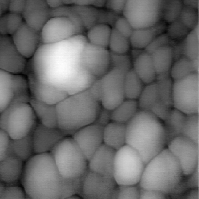
%> input picture RRY025/afmsurf.tif, 199 x 199 px
$ octave --eval "cosshow(imread('afmsurf.tif'));"   (GNU Octave 9; MATLAB toolbox functions it lacks are replaced by stand-ins)
%> lines starting %> are read from the running program, lines starting %| are printed output that depends on the picture
function cosshow(input);
%
% John Conway, ERR041
%
% Compresses a transform by a factor 'fact'
% using the cosine transform and keeping  the top left corner of
% input image  zeroing the rest.
%
figure(1)
subplot(2,2,1)
imshow(input, [])
title('Input Image')
zoom
%
din = dct2(input);
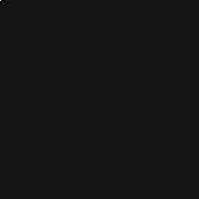
%> din: size 199x199 double; min -1860.5, max 20547.9, mean 0.4; drawn with min black and max white
ldin = log(10 + din);
%
subplot(2,2,2)
imshow(ldin, [])
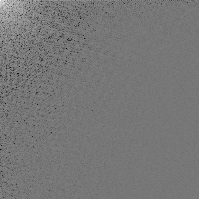
%> displayed picture: size 199x199, on the screen's scale of 0 to 255; min 0, max 255, mean 119
zoom
title('Log of DCT')
drawnow;
%
fin = fft2(input);
lrfin = log(10 + abs(real(fin)));
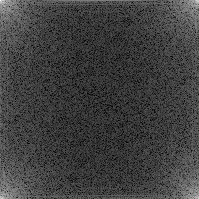
%> lrfin: size 199x199 double; min 2.31, max 15.22, mean 5.57; drawn with min black and max white
subplot(2,2,3)
imshow(lrfin, [])
title('Log of Real Part of DFT')
subplot(2,2,4)
lifin = log(10 + abs(imag(fin)));
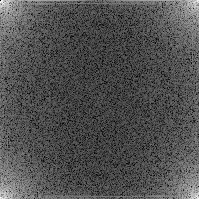
%> lifin: size 199x199 double; min 2.3, max 12.58, mean 5.57; drawn with min black and max white
imshow(lrfin, [])
title('Log of Imaginary Part of DFT')
%
figure(2)
subplot(2,1,1)
imshow(fftshift(ldin), [])
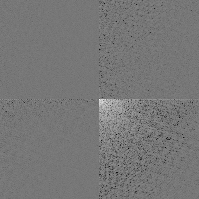
%> displayed picture: size 199x199, on the screen's scale of 0 to 255; min 0, max 255, mean 119; mean of the top-left, top-right, bottom-left and bottom-right quarters 118.8, 117.9, 118.6, 120.5
lafin = log(10 + abs(fin));
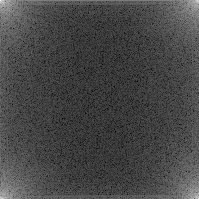
%> lafin: size 199x199 double; min 2.68, max 15.22, mean 6.2; drawn with min black and max white
title('Shifted Log of DCT')
subplot(2,1,2)
imshow(fftshift(lafin), [])
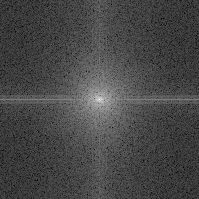
%> displayed picture: size 199x199, on the screen's scale of 0 to 255; min 0, max 255, mean 71.4
title('Shifted Log of amp of DFT')

$ run again, on RRY025/autumn.tif
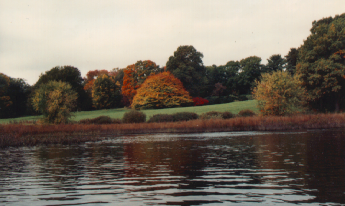
%> input picture RRY025/autumn.tif, 345 x 206 px
%> in cosshow, `lafin = log(10 + abs(fin));`:
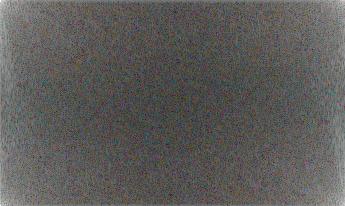
%> lafin: size 206x345x3 double; mean R, G, B 7.49, 7.42, 7.3; drawn with min black and max white
%> in cosshow, `imshow(fftshift(lafin), [])`:
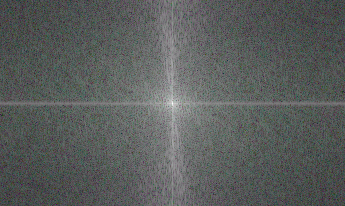
%> displayed picture: size 206x345x3, on the screen's scale of 0 to 255; mean R, G, B 90, 93.6, 92.2

$ run again, on RRY025/bacteria.tif
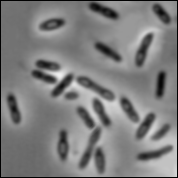
%> input picture RRY025/bacteria.tif, 178 x 178 px
%> in cosshow, `lafin = log(10 + abs(fin));`:
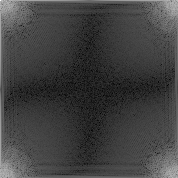
%> lafin: size 178x178 double; min 2.33, max 15.2, mean 5.65; drawn with min black and max white
%> in cosshow, `imshow(fftshift(lafin), [])`:
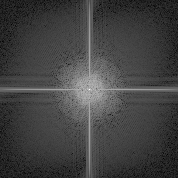
%> displayed picture: size 178x178, on the screen's scale of 0 to 255; min 0, max 255, mean 65.8

$ run again, on RRY025/blood1.tif
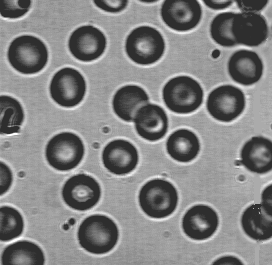
%> input picture RRY025/blood1.tif, 272 x 265 px
%> in cosshow, `imshow(fftshift(lafin), [])`:
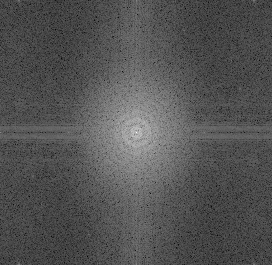
%> displayed picture: size 265x272, on the screen's scale of 0 to 255; min 0, max 255, mean 83.6
